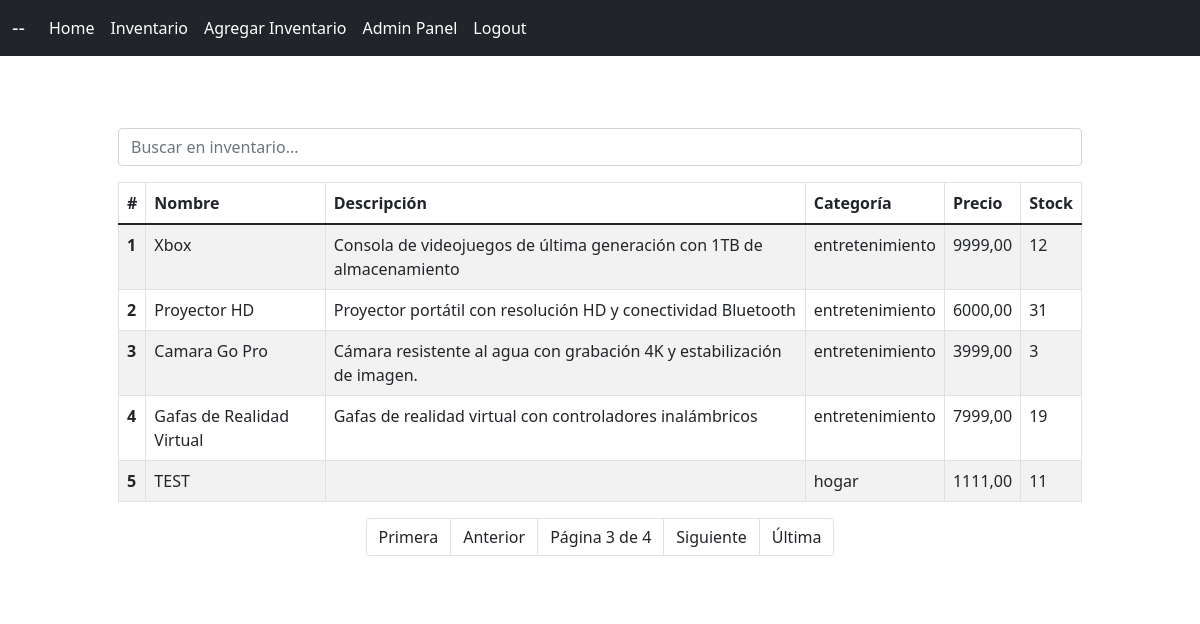
Page /inventario/?page=3 (signed in) on the committed database.
### inventario/models.py (models this page shows, shortened)
class Inventario(models.Model):
    CATEGORIAS_CHOICES = [
        ('electronica', 'Electrónica'),
        ('hogar', 'Hogar'),
        ('entretenimiento', 'Entretenimiento'),
    ]
    nombre = models.CharField(max_length=100, null=False, blank=False)
    descripcion = models.TextField(null=True, blank=True)
    categoria = models.CharField(max_length=100, choices=CATEGORIAS_CHOICES, null=True, blank=True)
    precio = models.DecimalField(max_digits=19, decimal_places=2, null=False, blank=False)
    stock = models.IntegerField(null=False, blank=False)

### inventario/views.py (the view)
# urls.py: path('', inventario_lista, name='inventario_lista'),
@login_required
def inventario_lista(request):
    query = request.GET.get('q', '')
    inventarios = Inventario.objects.all()
    if query:
        inventarios = inventarios.filter(
            Q(nombre__icontains=query) |
            Q(descripcion__icontains=query) |
            Q(categoria__icontains=query)
        )
    paginator = Paginator(inventarios, 5)  # Muestra 5 items por página.
    page_number = request.GET.get('page')
    page_obj = paginator.get_page(page_number)
    context = {
        "title": "Lista Inventario",
        "page_obj": page_obj,
        "query": query
    }
    return render(request, "inventario/inventario_lista.html", context=context)

### templates/inventario/inventario_lista.html (shortened to what this page needs)
{% extends 'layout.html' %}
{% block content %}
<div class="container mt-5">
    <div class="content-section">
        <form method="GET" action="{% url 'inventario_lista' %}" class="mb-3">
            <input type="text" name="q" class="form-control" placeholder="Buscar en inventario..." value="{{ query }}">
        </form>
        <table class="table table-striped table-bordered table-hover">
            <thead class="thead-dark">
              <tr>
                <th scope="col">#</th>
                <th scope="col">Nombre</th>
                <th scope="col">Descripción</th>
                <th scope="col">Categoría</th>
                <th scope="col">Precio</th>
                <th scope="col">Stock</th>
              </tr>
            </thead>
            <tbody>
              {% for inventario in page_obj %}
                <tr style='cursor: pointer; cursor: hand;' onclick="window.location=`{% url 'por_producto' inventario.pk %}`">
                  <th scope="row">{{ forloop.counter }}</th>
                  <td>{{ inventario.nombre }}</td>
                  <td>{{ inventario.descripcion }}</td>
                  <td>{{ inventario.categoria }}</td>
                  <td>{{ inventario.precio }}</td>
                  <td>{{ inventario.stock }}</td>
                </tr>
              {% endfor %}
            </tbody>
        </table>
        <nav aria-label="Page navigation example" class="mt-3">
            <ul class="pagination justify-content-center">
                {% if page_obj.has_previous %}
                    <li class="page-item">
                        <a class="page-link text-dark" href="?page=1{% if query %}&q={{ query }}{% endif %}" aria-label="Primera">
                            <span aria-hidden="true">Primera</span>
                        </a>
                    </li>
                    <li class="page-item">
                        <a class="page-link text-dark" href="?page={{ page_obj.previous_page_number }}{% if query %}&q={{ query }}{% endif %}" aria-label="Anterior">
                            <span aria-hidden="true">Anterior</span>
                        </a>
                    </li>
                {% endif %}
                <li class="page-item disabled">
                    <span class="page-link text-dark">Página {{ page_obj.number }} de {{ page_obj.paginator.num_pages }}</span>
                </li>
                {% if page_obj.has_next %}
                    <li class="page-item">
                        <a class="page-link text-dark" href="?page={{ page_obj.next_page_number }}{% if query %}&q={{ query }}{% endif %}" aria-label="Siguiente">
                            <span aria-hidden="true">Siguiente</span>
                        </a>
                    </li>
                    <li class="page-item">
                        <a class="page-link text-dark" href="?page={{ page_obj.paginator.num_pages }}{% if query %}&q={{ query }}{% endif %}" aria-label="Última">
                            <span aria-hidden="true">Última</span>
                        </a>
                    </li>
                {% endif %}
            </ul>
        </nav>
    </div>
</div>
{% endblock %}

### static/main.css (style rules this page uses)
body { background-color: rgb(255, 255, 255); }
.content-section { background: rgb(255, 255, 255); margin: 40px; padding: 1.5rem 1.5rem; border-radius: 10px; }

### rows in the picture
Inventario: nombre "Xbox", descripcion "Consola de videojuegos de última generación con 1TB de almacenamiento", categoria "entretenimiento", precio "9999,00", stock "12"
Inventario: nombre "Proyector HD", descripcion "Proyector portátil con resolución HD y conectividad Bluetooth", categoria "entretenimiento", precio "6000,00", stock "31"
Inventario: nombre "Camara Go Pro", descripcion "Cámara resistente al agua con grabación 4K y estabilización de imagen.", categoria "entretenimiento", precio "3999,00", stock "3"
Inventario: nombre "Gafas de Realidad Virtual", descripcion "Gafas de realidad virtual con controladores inalámbricos", categoria "entretenimiento", precio "7999,00", stock "19"
Inventario: nombre "TEST", categoria "hogar", precio "1111,00", stock "11"

### other values in the picture
{{ page_obj.number }} "3"
{{ page_obj.paginator.num_pages }} "4"
